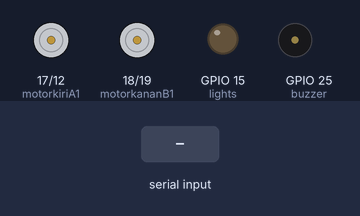
This sketch was run on a simulated ESP32. Parts: motor-driver pin pairs drawn as motors (green arrow = first pin HIGH = forward, orange = second pin HIGH = backward, longer = more drive), output pins drawn as LEDs (lit = HIGH), buzzer (waves = sounding, pin HIGH). The test bench sets the inputs (shaded band). Nothing arrives over Bluetooth unless stated; what the sketch prints to the serial monitor is not drawn.

Above: at 1.3 s.
1.4 s: "B" received over the second serial link
At 1.9 s:
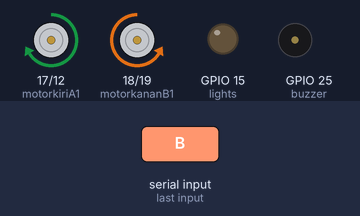
2.9 s: "F" received over the second serial link
At 4.1 s:
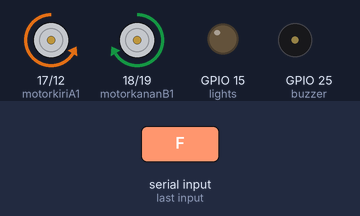
4.4 s: "L" received over the second serial link
At 5.4 s:
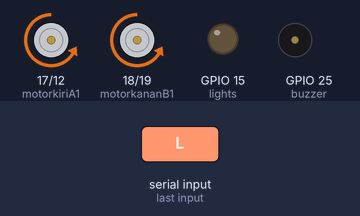
5.9 s: "R" received over the second serial link
At 6.6 s:
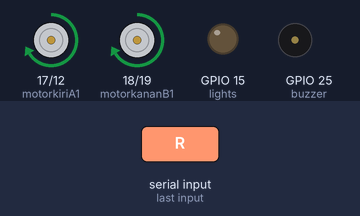
Timing chart, 0 to 8.4 s (numbered marks = the images above; inputs shaded):
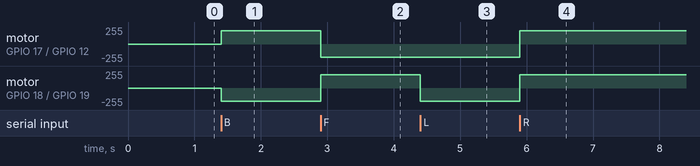

The sketch:

SUMOV402_speed_pwm.ino
```cpp
#include "BluetoothSerial.h"

const int motorkiriA1 = 17 ;
const int motorkiriA2 = 12 ;
const int motorkananB1 = 18 ;
const int motorkananB2 = 19 ;
const int buzzer = 25 ;
const int lights = 15 ;

//Useful Variables
  int i=0;
  int j=0;
  int dat;
  int vSpeed=200;

BluetoothSerial my_bluetooth;
const char* nama_bluetooth = "aza";

void setup() {

//-- Motor KIRI
  pinMode(motorkiriA1, OUTPUT);
  pinMode(motorkiriA2, OUTPUT);
//-- Motor Kanan  F
  pinMode(motorkananB1, OUTPUT);
  pinMode(motorkananB2, OUTPUT);
//--  buzzer
  pinMode(buzzer, OUTPUT);
  pinMode(lights, OUTPUT);

//-- istihar fungsi komunikasi Serial.
  Serial.begin(115200);
  delay(100);
  Serial.println(" Sistem Robot Mula");
  my_bluetooth.begin(nama_bluetooth);
}

void loop() {

 /*if(Serial.available()> 0){
    dat = Serial.read();
    Serial.println(dat);} */

  if(my_bluetooth.available() > 0){
    dat = my_bluetooth.read();
    Serial.println(dat);
  }
//----------speed-------------------
    if (dat == '0'){
      vSpeed=0;
      Serial.println(dat);}
    else if (dat == '1'){
      vSpeed=100;
      Serial.println(dat);}
    else if (dat == '2'){
      vSpeed=180;
      Serial.println(dat);}
    else if (dat == '3'){
      vSpeed=200;
      Serial.println(dat);}
    else if (dat == '4'){
      vSpeed=255;
      Serial.println(dat);}


    if (dat=='B'){
      movBWD();
    }

    else if (dat=='F'){
      movFWD();
    }

    else if (dat=='S'){
     moveSTOP();
    }

    else if (dat=='L'){
      moveLEFT();
    }

    else if (dat=='R'){
     moveRIGHT();
    }

}
```

sumofunction.ino
```cpp
void movBWD(){
  analogWrite(motorkiriA1,vSpeed);
  analogWrite(motorkiriA2,LOW);
  analogWrite(motorkananB1,LOW);
  analogWrite(motorkananB2,vSpeed);
  Serial.println(" Motor UNDUR");
}

void movFWD(){
  analogWrite(motorkiriA1,LOW);
  analogWrite(motorkiriA2,vSpeed);
  analogWrite(motorkananB1,vSpeed);
  analogWrite(motorkananB2,LOW);
  Serial.println(" Motor DEPAN ");
}

void moveSTOP(){
  analogWrite(motorkiriA1,LOW);
  analogWrite(motorkiriA2,LOW);
  analogWrite(motorkananB1,LOW);
  analogWrite(motorkananB2,LOW);
  Serial.println(" Motor HENTI");
}

void moveLEFT(){
  analogWrite(motorkiriA1,LOW);
  analogWrite(motorkiriA2,vSpeed);
  analogWrite(motorkananB1,LOW);
  analogWrite(motorkananB2,vSpeed);
  Serial.println(" Motor ke KIRI");
}

void moveRIGHT(){
  analogWrite(motorkiriA1,vSpeed);
  analogWrite(motorkiriA2,LOW);
  analogWrite(motorkananB1,vSpeed);
  analogWrite(motorkananB2,LOW);
  Serial.println(" Motor ke KANAN");
}
```

Measured:
- after the input at 1.4 s, motor on GPIO 17 (motorkiriA1) / GPIO 12 (motorkiriA2): stopped → forward 200/255 at once; motor on GPIO 18 (motorkananB1) / GPIO 19 (motorkananB2): stopped → backward 200/255 at once
- after the input at 2.9 s, motor on GPIO 17 (motorkiriA1) / GPIO 12 (motorkiriA2): forward 200/255 → backward 200/255 at once; motor on GPIO 18 (motorkananB1) / GPIO 19 (motorkananB2): backward 200/255 → forward 200/255 at once
- after the input at 4.4 s, motor on GPIO 18 (motorkananB1) / GPIO 19 (motorkananB2): forward 200/255 → backward 200/255 at once
- after the input at 5.9 s, motor on GPIO 17 (motorkiriA1) / GPIO 12 (motorkiriA2), motor on GPIO 18 (motorkananB1) / GPIO 19 (motorkananB2): backward 200/255 → forward 200/255 at once
